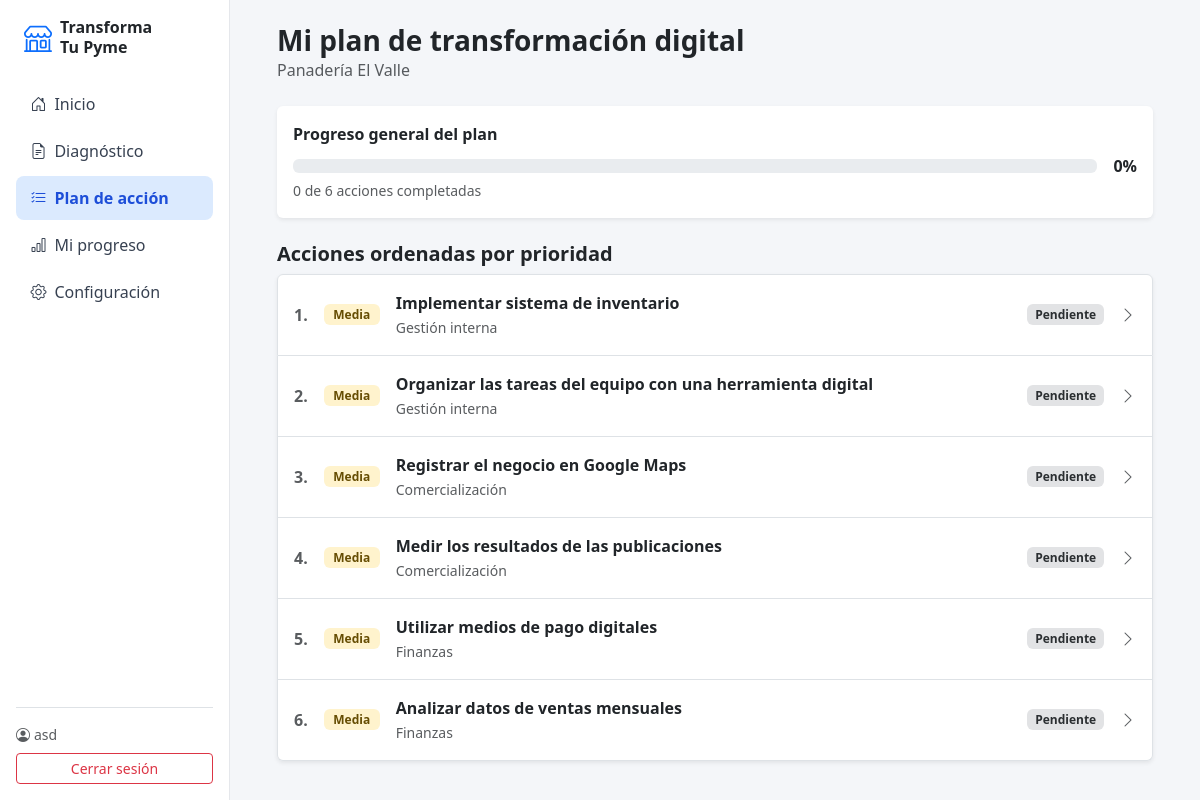
Page /plan/ (signed in) on the committed database.
### cuentas/models.py (models this page shows, shortened)
class Pyme(models.Model):
    usuario = models.ForeignKey(settings.AUTH_USER_MODEL, on_delete=models.CASCADE, related_name='pymes')
    nombre = models.CharField(max_length=120)
    rubro = models.CharField(max_length=80)
    tamano = models.CharField('tamaño', max_length=40)
    region = models.CharField(max_length=80)

class Accion(models.Model):
    class Estado(models.TextChoices):
        PENDIENTE = 'pendiente', 'Pendiente'
        EN_PROGRESO = 'en_progreso', 'En progreso'
        COMPLETADA = 'completada', 'Completada'
    diagnostico = models.ForeignKey(Diagnostico, on_delete=models.CASCADE, related_name='acciones')
    titulo = models.CharField(max_length=150)
    area = models.CharField(max_length=20, choices=Area.choices)
    descripcion = models.TextField()
    pasos = models.TextField()
    prioridad = models.PositiveSmallIntegerField(choices=Prioridad.choices)
    estado = models.CharField(max_length=20, choices=Estado.choices, default=Estado.PENDIENTE)
    orden = models.PositiveSmallIntegerField()
    actualizado = models.DateTimeField(auto_now=True)
    class Meta:
        ordering = ['orden']
    @property
    def color_prioridad(self):
        return COLOR_PRIORIDAD[self.prioridad]
    @property
    def color_estado(self):
        return COLOR_ESTADO[self.estado]

### cuentas/views.py (the view)
# urls.py: path('plan/', views.plan, name='plan'),
@login_required
def plan(request):
    pyme, diag = _pyme_y_diagnostico(request)
    if diag is None:
        return _sin_diagnostico(request)
    acciones = list(diag.acciones.all())
    return render(request, 'cuentas/plan.html', {
        'activo': 'plan', 'pyme': pyme,
        'acciones': acciones, 'progreso': calcular_progreso(acciones),
    })

### cuentas/servicios.py (called while the page is built)
def calcular_progreso(acciones):
    total = len(acciones)
    completadas = sum(1 for a in acciones if a.estado == 'completada')
    return {
        'total': total,
        'completadas': completadas,
        'en_progreso': sum(1 for a in acciones if a.estado == 'en_progreso'),
        'pendientes': sum(1 for a in acciones if a.estado == 'pendiente'),
        'porcentaje': round(completadas * 100 / total) if total else 0,
    }

### cuentas/views.py (called while the page is built)
def _pyme_actual(request):
    pymes = request.user.pymes.all()
    pyme_id = request.session.get('pyme_id')
    pyme = pymes.filter(id=pyme_id).first() if pyme_id else None
    return pyme or pymes.first()

def _pyme_y_diagnostico(request):
    pyme = _pyme_actual(request)
    diag = pyme.diagnosticos.first() if pyme else None
    return pyme, diag

### cuentas/templates/cuentas/plan.html (shortened to what this page needs)
{% extends 'cuentas/base.html' %}
{% block content %}
<h3 class="fw-bold mb-0">Mi plan de transformación digital</h3>
<div class="text-muted mb-4">{{ pyme.nombre }}</div>
{% if acciones %}
<div class="card border-0 shadow-sm mb-4">
    <div class="card-body">
        <div class="fw-semibold mb-2">Progreso general del plan</div>
        <div class="d-flex align-items-center gap-3">
            <div class="progress flex-grow-1" style="height: 14px;">
            </div>
            <strong>{{ progreso.porcentaje }}%</strong>
        </div>
        <small class="text-muted">{{ progreso.completadas }} de {{ progreso.total }} acciones completadas</small>
    </div>
</div>
<h5 class="fw-bold">Acciones ordenadas por prioridad</h5>
{% include 'cuentas/_lista_acciones.html' %}
{% else %}
<div class="alert alert-info">
    Aún no hay un plan. Ve al <a href="{% url 'diagnostico' %}">diagnóstico</a> y pulsa «Generar plan».
</div>
{% endif %}
{% endblock %}

### cuentas/templates/cuentas/base.html (shortened to what this page needs)
<!DOCTYPE html>
<html lang="es">
<head>
    <link href="https://cdn.jsdelivr.net/npm/bootstrap@5.3.0/dist/css/bootstrap.min.css" rel="stylesheet">
    <link href="https://cdn.jsdelivr.net/npm/bootstrap-icons@1.11.3/font/bootstrap-icons.css" rel="stylesheet">
</head>
<body>
<div class="d-flex">
    <aside class="sidebar p-3 d-none d-md-flex flex-column">
        <div class="d-flex align-items-center gap-2 mb-4 px-2">
            <i class="bi bi-shop fs-3 text-primary"></i>
            <strong class="lh-sm">Transforma<br>Tu Pyme</strong>
        </div>
        <nav class="nav flex-column gap-1">
            <a class="nav-link {% if activo == 'inicio' %}active{% endif %}" href="{% url 'home' %}"><i class="bi bi-house-door me-2"></i>Inicio</a>
            <a class="nav-link {% if activo == 'diagnostico' %}active{% endif %}" href="{% url 'diagnostico' %}"><i class="bi bi-file-earmark-text me-2"></i>Diagnóstico</a>
            <a class="nav-link {% if activo == 'plan' %}active{% endif %}" href="{% url 'plan' %}"><i class="bi bi-list-check me-2"></i>Plan de acción</a>
            <a class="nav-link {% if activo == 'progreso' %}active{% endif %}" href="{% url 'seguimiento' %}"><i class="bi bi-bar-chart me-2"></i>Mi progreso</a>
            <a class="nav-link" href="#"><i class="bi bi-gear me-2"></i>Configuración</a>
        </nav>
        <div class="mt-auto border-top pt-3 small">
            <div class="text-muted mb-2"><i class="bi bi-person-circle me-1"></i>{{ user.username }}</div>
            <a href="{% url 'logout' %}" class="btn btn-outline-danger btn-sm w-100">Cerrar sesión</a>
        </div>
    </aside>
    <main class="flex-grow-1 p-4">
        <div class="container-lg" style="max-width: 900px;">
            {% block content %}{% endblock %}
        </div>
    </main>
</div>
</body>
</html>

### cuentas/templates/cuentas/_lista_acciones.html
<div class="list-group shadow-sm">
    {% for a in acciones %}
    <a href="{% url 'accion' a.id %}" class="list-group-item list-group-item-action d-flex align-items-center gap-3 py-3">
        <span class="fw-semibold text-muted">{{ forloop.counter }}.</span>
        <span class="badge bg-{{ a.color_prioridad }}-subtle text-{{ a.color_prioridad }}-emphasis" style="min-width: 56px;">{{ a.get_prioridad_display }}</span>
        <div class="flex-grow-1">
            <div class="fw-semibold">{{ a.titulo }}</div>
            <small class="text-muted">{{ a.get_area_display }}</small>
        </div>
        <span class="badge bg-{{ a.color_estado }}-subtle text-{{ a.color_estado }}-emphasis">{{ a.get_estado_display }}</span>
        <i class="bi bi-chevron-right text-muted"></i>
    </a>
    {% endfor %}
</div>

### cuentas/templates/cuentas/base.html (style rules this page uses)
body { background: #f4f6f9; }
.sidebar { width: 230px; min-height: 100vh; background: #fff; border-right: 1px solid #e5e7eb; }
.sidebar .nav-link { color: #374151; border-radius: .5rem; padding: .6rem .9rem; }
.sidebar .nav-link.active { background: #dbeafe; color: #1d4ed8; font-weight: 600; }

### rows in the picture
Pyme: nombre "Panadería El Valle"
Accion: prioridad "Media", titulo "Implementar sistema de inventario", area "Gestión interna", estado "Pendiente"
Accion: prioridad "Media", titulo "Organizar las tareas del equipo con una herramienta digital", area "Gestión interna", estado "Pendiente"
Accion: prioridad "Media", titulo "Registrar el negocio en Google Maps", area "Comercialización", estado "Pendiente"
Accion: prioridad "Media", titulo "Medir los resultados de las publicaciones", area "Comercialización", estado "Pendiente"
Accion: prioridad "Media", titulo "Utilizar medios de pago digitales", area "Finanzas", estado "Pendiente"
Accion: prioridad "Media", titulo "Analizar datos de ventas mensuales", area "Finanzas", estado "Pendiente"

### other values in the picture
{{ user.username }} "asd"
{{ progreso.porcentaje }} "0"
{{ progreso.completadas }} "0"
{{ progreso.total }} "6"
